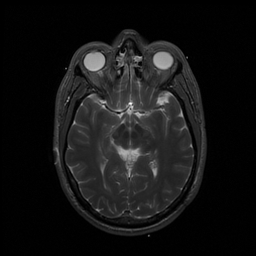
%> input picture LAB8/Lab 8_data/S2_Q1_utils/t2.jpg, 256 x 256 px; the run also reads 1 picture not shown here
$ octave Lab8_imageprocessing.m   (GNU Octave 9; MATLAB toolbox functions it lacks are replaced by stand-ins)
%> lines starting %> are read from the running program, lines starting %| are printed output that depends on the picture
%% Biomedical Signal & Image Processing
% *Session 8*
%
% @Autors
%
% Roham Kaveie - Ehsan Merikhi
%% Question 1
% We create a 4x4 square kernel in the center of a new binary image, multiply
% it in the Fourier domain by the Fourier transform of the original image, convert
% it back to the spatial domain, and plot the result alongside the original and
% noisy versions.

clc;clear;
img = imread('Lab 8_data/S2_Q1_utils/t2.jpg');
%> img is the input picture: size 256x256x3 uint8; min 0, max 255, mean 20.4
first_slice = img(:,:,1);

%% add noise
variance = 15;
mean = 0;
sigma = sqrt(variance);
noisy_image = double(first_slice) + normrnd(mean, sigma, size(first_slice));
noisy_image = uint8(min(max(noisy_image, 0), 255)); % Ensure pixel values are valid
%> noisy_image: size 256x256 uint8

% create a 4x4 Square Kernel (Normalized)
kernel_size = 4;
kernel = ones(kernel_size) / (kernel_size^2); % Normalized kernel

original_fft = fft2(double(first_slice));
kernel_fft = fft2(kernel, size(first_slice, 1), size(first_slice, 2)); % zero-padding to match image size

% multiply in the Fourier domain
result_fft = original_fft .* kernel_fft;
result_image = abs(ifft2(result_fft));
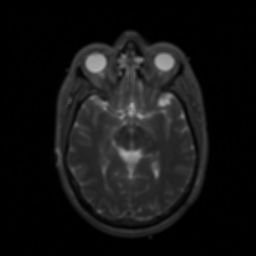
%> result_image: size 256x256 double; min 0, max 174.6, mean 20.4

sigma_gaussian = 1;
convolved_image = imgaussfilt(first_slice, sigma_gaussian);

% Step 6: Plotting the Results
figure;
figure;
imshow(first_slice);
title('Original Image');

figure;
imshow(noisy_image);
title('Noisy Image (Variance=15)');

figure;
imshow(uint8(result_image));
title('Result after Fourier Domain Multiplication');

% Compare with Gaussian Convolution Result
figure;
imshow(convolved_image);
title('Convolved Image (Gaussian Variance=1)');

figure;
imshow(uint8(result_image));
title('Result after Fourier Domain Multiplication');
%% Question 2
% To blur the original image, we first create a 4x4 kernel, then calculate the
% Fourier transform of the image and the kernel, multiply them together, and take
% the inverse Fourier transform to obtain the blurred image. To restore the original
% image, it is enough to divide the Fourier transform of the blurred image by
% the Fourier transform of the kernel, so that the original image is restored
% after the inverse Fourier transform.
%
% Then We repeat all of this again, except that before restoring the original
% image, we add some Gaussian noise to the blurred image.

clear; clc;
img = imread('Lab 8_data/S2_Q1_utils/t2.jpg');
first_slice = img(:,:,1);

sigma_gaussian = 0.5;
gaussian_kernel = gaussianKernel([21 21],sigma_gaussian);
%gaussian_kernel = gaussian_kernel/sum(gaussian_kernel)

original_fft = fft2(double(first_slice));
kernel_fft = fft2(gaussian_kernel, size(first_slice, 1), size(first_slice, 2)); % zero-padding to match image size


% multiply in the Fourier domain
filtered_fft = original_fft .* kernel_fft;
filtered_image = abs(ifft2(filtered_fft));
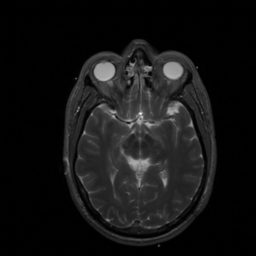
%> filtered_image: size 256x256 double; min 9.95e-15, max 237.7, mean 20.4
filtered_image = filtered_image/max(max(filtered_image));

recovered_fft = filtered_fft ./kernel_fft;
recovered_image = abs(ifft2(recovered_fft));
recovered_image = recovered_image/max(max(recovered_image));

figure;
imshow(first_slice);
title('original image (without noise)')
figure
imshow(filtered_image);
title('filtered image (without noise)')
figure;
imshow(recovered_image);
title('recovered image (without noise)')
% add noise to gaussain filtered image

%% add noise
variance = 0.001;
mean = 0;
sigma = sqrt(variance);
noise = normrnd(mean, sigma, size(first_slice));
noisy_image = double(filtered_image) + noise;
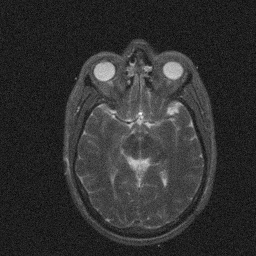
%> noisy_image: size 256x256 double; min -0.129, max 0.987, mean 0.0858; drawn with min black and max white
%noisy_image = uint8(min(max(noisy_image, 0), 255)); % Ensure pixel values are valid
noisy_fft = fft2(double(noisy_image));


recovered_fft = noisy_fft ./kernel_fft;
recovered_image = abs(ifft2(recovered_fft));
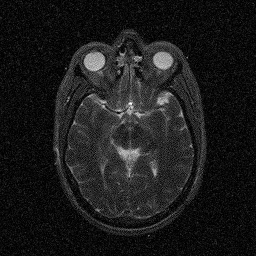
%> recovered_image: size 256x256 double; min 1.09e-07, max 1.04, mean 0.112; drawn with min black and max white
recovered_image = recovered_image/max(max(recovered_image));

figure;
imshow(noisy_image);
title('noisy_image')

figure;
imshow(recovered_image);
title('recovered image with noise')
%% Question 3
% First, we create a 3x3 Gaussian matrix D from a 3x3 Gaussian kernel and blur
% it by multiplying it with the original image and then add a Gaussian noise to
% it. Finally, using the pinv function, we find the closest matrix to the inverse
% matrix D and multiply it with the blurred image to restore the original image.
% It can be seen that the image is not restored well and the effect of noise is
% evident in it and even if we increase the noise variance, the image is not restored
% correctly at all.

clear all; clc;
Img = imread("Lab 8_data\S2_Q3_utils\t2.jpg");
fisrt_slide = Img(:,:,1);
img = double(fisrt_slide);
%> img: size 256x256 double
% Resize the image to 64x64
img = imresize(img, [64, 64]);
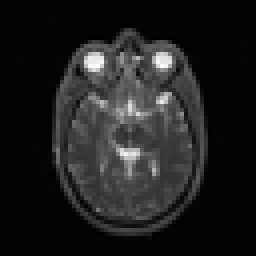
%> img: size 64x64 double (shown 4 times larger); min -1.71, max 175.3, mean 20.4; drawn with min black and max white
num_row = size(img,1);
%> num_row = 64
num_col = size(img,2);
%> num_col = 64

h = [0,1,0;1,2,1;0,1,0];
K = zeros(size(img));
K(1:3,1:3) = h;

D = zeros(num_col*num_col,num_col*num_col);

for r = 1:num_row
    for c = 1:num_col

        shiffted_kernel = circshift(K,r-1,1);
        shiffted_kernel = circshift(shiffted_kernel,c-1,2);
        D((r-1)*num_col+c,:) = shiffted_kernel(:);
    end
end

g = D*img(:);
%> g = 4096 values, max 1000.3 at index 983, min 0.188 at index 4096, mean 122.3
g = g + normrnd(0,0.3,size(g));
%> g = 4096 values, max 1000.5 at index 983, min 0.137 at index 4096, mean 122.3
%> the run ends on the next line

% [128 lines not run here, left out]
function kernel = gaussianKernel(size, sigma)
    % Create a meshgrid for the kernel
    [x, y] = meshgrid(-floor(size/2):floor(size/2), -floor(size/2):floor(size/2));

    % Calculate the Gaussian kernel
    kernel = exp(-(x.^2 + y.^2) / (2 * sigma^2));

    % Normalize the kernel to ensure the sum is 1
    kernel = kernel / sum(kernel(:));
end
